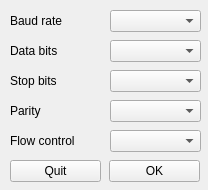
<?xml version="1.0" encoding="UTF-8"?>
<ui version="4.0">
 <class>SerialWdg</class>
 <widget class="QWidget" name="SerialWdg">
  <property name="geometry">
   <rect>
    <x>0</x>
    <y>0</y>
    <width>208</width>
    <height>190</height>
   </rect>
  </property>
  <property name="windowTitle">
   <string>Serial port configuration</string>
  </property>
  <widget class="QLabel" name="label">
   <property name="geometry">
    <rect>
     <x>10</x>
     <y>10</y>
     <width>71</width>
     <height>21</height>
    </rect>
   </property>
   <property name="text">
    <string>Baud rate</string>
   </property>
  </widget>
  <widget class="QComboBox" name="comboBaud">
   <property name="geometry">
    <rect>
     <x>110</x>
     <y>10</y>
     <width>91</width>
     <height>22</height>
    </rect>
   </property>
   <property name="editable">
    <bool>false</bool>
   </property>
  </widget>
  <widget class="QLabel" name="label_2">
   <property name="geometry">
    <rect>
     <x>10</x>
     <y>40</y>
     <width>71</width>
     <height>21</height>
    </rect>
   </property>
   <property name="text">
    <string>Data bits</string>
   </property>
  </widget>
  <widget class="QComboBox" name="comboData">
   <property name="geometry">
    <rect>
     <x>110</x>
     <y>40</y>
     <width>91</width>
     <height>22</height>
    </rect>
   </property>
  </widget>
  <widget class="QComboBox" name="comboStop">
   <property name="geometry">
    <rect>
     <x>110</x>
     <y>70</y>
     <width>91</width>
     <height>22</height>
    </rect>
   </property>
  </widget>
  <widget class="QLabel" name="label_3">
   <property name="geometry">
    <rect>
     <x>10</x>
     <y>70</y>
     <width>71</width>
     <height>21</height>
    </rect>
   </property>
   <property name="text">
    <string>Stop bits</string>
   </property>
  </widget>
  <widget class="QLabel" name="label_4">
   <property name="geometry">
    <rect>
     <x>10</x>
     <y>100</y>
     <width>71</width>
     <height>21</height>
    </rect>
   </property>
   <property name="text">
    <string>Parity</string>
   </property>
  </widget>
  <widget class="QComboBox" name="comboParity">
   <property name="geometry">
    <rect>
     <x>110</x>
     <y>100</y>
     <width>91</width>
     <height>22</height>
    </rect>
   </property>
  </widget>
  <widget class="QLabel" name="label_5">
   <property name="geometry">
    <rect>
     <x>10</x>
     <y>130</y>
     <width>91</width>
     <height>21</height>
    </rect>
   </property>
   <property name="text">
    <string>Flow control</string>
   </property>
  </widget>
  <widget class="QComboBox" name="comboFlow">
   <property name="geometry">
    <rect>
     <x>110</x>
     <y>130</y>
     <width>91</width>
     <height>22</height>
    </rect>
   </property>
  </widget>
  <widget class="QPushButton" name="pushOk">
   <property name="geometry">
    <rect>
     <x>109</x>
     <y>160</y>
     <width>91</width>
     <height>22</height>
    </rect>
   </property>
   <property name="text">
    <string>OK</string>
   </property>
  </widget>
  <widget class="QPushButton" name="pushQuit">
   <property name="geometry">
    <rect>
     <x>10</x>
     <y>160</y>
     <width>91</width>
     <height>22</height>
    </rect>
   </property>
   <property name="text">
    <string>Quit</string>
   </property>
  </widget>
 </widget>
 <resources/>
 <connections/>
</ui>
